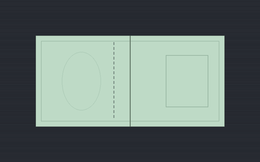
%> input picture dataset/test_images/synthetic_folded_04.png, 260 x 162 px, shrunk from 800 x 500 before the run
$ octave --eval "result = detect_note_boundary(imread('dataset/test_images/synthetic_folded_04.png'));"   (GNU Octave 9; MATLAB toolbox functions it lacks are replaced by stand-ins)
%> lines starting %> are read from the running program, lines starting %| are printed output that depends on the picture; in (x1, y1, x2, y2) boxes, pixels count from 0 and x2, y2 are one past the last pixel; in counts of white or black regions, pixels touching at a corner belong together; the program's own positions count from 1
### config.m
function cfg = config()
% CONFIG - Central configuration parameters for Currency Note Edge Inspection
%
% This function returns a structured configuration object containing all
% adjustable thresholds, morphological parameters, edge tolerance settings,
% and classification rules used throughout the image processing pipeline.
%
% Usage:
%   cfg = config();
%
% All parameters are documented with units and recommended tuning ranges.

    cfg = struct();

    %% 1. Preprocessing Parameters
    % Target width to which notes are normalized while preserving aspect ratio.
    % 800px provides an optimal balance between edge precision and computational speed on modest hardware.
    cfg.preproc.target_width = 800;

    % Gaussian smoothing filter standard deviation (pixels).
    % Suppresses high-frequency sensor noise without blurring structural edges.
    cfg.preproc.denoise_sigma = 1.2;

    % Kernel size for Gaussian filter (odd integer).
    cfg.preproc.filter_kernel_size = 5;

    % Enable adaptive contrast enhancement (imadjust / histogram stretching).
    cfg.preproc.enable_contrast_enhancement = true;

    % Saturation limits for contrast adjustment [low_in, high_in].
    cfg.preproc.contrast_stretch_limits = [0.03, 0.97];

    %% 2. Boundary and Note Detection Parameters
    % Method for segmentation: 'otsu' (global optimal) or 'adaptive'
    cfg.boundary.binarize_method = 'otsu';

    % Multiplier for Otsu threshold (values < 1.0 make segmentation more sensitive to dark notes)
    cfg.boundary.threshold_multiplier = 0.95;

    % Minimum ratio of note area to overall image area.
    % Prevents picking up small background artifacts.
    cfg.boundary.min_note_area_ratio = 0.12;

    % Maximum ratio of note area to overall image area.
    % If note exceeds 98%, image is likely uniform or cropped too tightly.
    cfg.boundary.max_note_area_ratio = 0.96;

    % Structuring element radius for morphological closing (bridges currency ink gaps)
    cfg.boundary.morph_close_radius = 5;

    % Structuring element radius for morphological opening (removes small detached noise)
    cfg.boundary.morph_open_radius = 3;

    % Minimum boundary confidence (0.0 to 1.0) required for automated processing
    cfg.boundary.min_confidence_threshold = 0.55;

    %% 3. Edge Analysis Parameters
    % Orthogonal deviation tolerance (pixels).
    % Deviations smaller than this are considered natural currency paper roughness.
    cfg.edge.defect_tolerance_px = 4.0;

    % Minimum defect depth (pixels) to qualify as an intentional tear or notch.
    cfg.edge.tear_depth_threshold_px = 7.0;

    % Minimum continuous defect span along edge (pixels) to ignore point noise.
    cfg.edge.min_defect_length_px = 10.0;

    % Sampling step (pixels) along the perimeter contour.
    cfg.edge.contour_sample_step = 2;

    %% 4. Classification Rules & Thresholds
    % Maximum edge damage percentage to qualify as 'Good'
    cfg.classify.good_max_damage_pct = 2.0;

    % Minimum edge damage percentage to classify as 'Torn'
    cfg.classify.torn_min_damage_pct = 2.0;

    % Minimum individual defect depth (px) that triggers 'Torn' classification
    cfg.classify.torn_min_defect_depth_px = 8.0;

    % Fold detection: Minimum directional gradient contrast for crease line
    cfg.classify.fold_gradient_threshold = 28.0;

    % Fold detection: Minimum span of crease across note dimension (50%)
    cfg.classify.fold_min_length_ratio = 0.48;

    % Old/Worn detection: High-frequency texture roughness threshold (std deviation of gradient)
    cfg.classify.worn_roughness_threshold = 17.5;

    % Old/Worn detection: Contrast fading index threshold (lower dynamic range across body)
    cfg.classify.worn_contrast_fade_threshold = 0.42;

    %% 5. Visualization Settings
    % Defect highlight overlay color in RGB [Red, Green, Blue] normalized (0 to 1)
    cfg.viz.defect_overlay_color = [1.0, 0.15, 0.15]; % Vivid red

    % Intact edge color in RGB normalized
    cfg.viz.intact_edge_color = [0.15, 0.85, 0.25]; % Green

    % Detected corners highlight color in RGB
    cfg.viz.corner_color = [0.0, 0.85, 1.0]; % Cyan

    % Alpha transparency for overlay (0.0 transparent, 1.0 fully opaque)
    cfg.viz.overlay_alpha = 0.45;

    % Line width for drawing boundary overlays
    cfg.viz.boundary_line_width = 3;

    %% 6. File & Directory Paths
    cfg.paths.dataset_dir = 'dataset';
    cfg.paths.results_dir = 'results';
    cfg.paths.overlays_dir = fullfile(cfg.paths.results_dir, 'overlays');
    cfg.paths.masks_dir = fullfile(cfg.paths.results_dir, 'masks');
    cfg.paths.boundaries_dir = fullfile(cfg.paths.results_dir, 'boundaries');
    cfg.paths.reports_dir = fullfile(cfg.paths.results_dir, 'reports');
    cfg.paths.summary_csv = fullfile(cfg.paths.results_dir, 'summary.csv');

end

### detect_note_boundary.m
function boundary_data = detect_note_boundary(gray_img, cfg, manual_corners)
% DETECT_NOTE_BOUNDARY - Step 3: Currency Note Boundary & Edge-Region Detection
%
% Accurately segments the banknote from the background, extracts the 2D contour,
% detects the 4 primary corners, computes the convex hull envelope, and calculates
% an objective boundary quality confidence metric. Supports manual corner overrides.
%
% Syntax:
%   boundary_data = detect_note_boundary(gray_img, cfg, manual_corners)
%
% Inputs:
%   gray_img       - Preprocessed grayscale image (uint8 or double).
%   cfg            - Configuration struct (from config.m).
%   manual_corners - (Optional) 4x2 matrix [TL; TR; BR; BL] of manual corner points.
%
% Outputs:
%   boundary_data struct with fields:
%     .contour       - Nx2 array of (x, y) coordinates of outer perimeter.
%     .corners       - 4x2 array of [Top-Left; Top-Right; Bottom-Right; Bottom-Left].
%     .mask          - 2D logical mask of the segmented note region.
%     .convex_hull   - Kx2 array of convex hull vertices.
%     .confidence    - Scalar (0.0 to 1.0) indicating boundary detection reliability.
%     .status        - 'SUCCESS', 'WARNING_LOW_CONFIDENCE', 'FAILED', or 'MANUAL_OVERRIDE'.
%     .message       - Diagnostic description of boundary extraction.
%     .aspect_ratio  - Estimated note aspect ratio (width / height).
%     .solidity      - Ratio of note area to its convex hull area.

    if nargin < 2 || isempty(cfg)
        cfg = config();
    end

    [img_h, img_w] = size(gray_img);
    total_pixels = img_h * img_w;

    boundary_data = struct();
    boundary_data.contour = zeros(0, 2);
    boundary_data.corners = zeros(4, 2);
    boundary_data.mask = false(img_h, img_w);
    boundary_data.convex_hull = zeros(0, 2);
    boundary_data.confidence = 0.0;
    boundary_data.status = 'FAILED';
    boundary_data.message = '';
    boundary_data.aspect_ratio = 1.0;
    boundary_data.solidity = 0.0;

    %% 1. Handle Manual Corner Override if provided by user
    if nargin >= 3 && ~isempty(manual_corners)
        if size(manual_corners, 1) == 4 && size(manual_corners, 2) == 2
            % Check bounds
            in_bounds = manual_corners(:, 1) >= 1 & manual_corners(:, 1) <= img_w & ...
                        manual_corners(:, 2) >= 1 & manual_corners(:, 2) <= img_h;
            if all(in_bounds)
                boundary_data = build_boundary_from_corners(manual_corners, img_h, img_w);
                boundary_data.status = 'MANUAL_OVERRIDE';
                boundary_data.confidence = 1.0;
                boundary_data.message = 'Manual boundary adjustment applied by user.';
                return;
            end
        end
    end

    %% 2. Automated Segmentation & Binarization
    try
        [thresh_val, raw_mask] = matlab_fallback_utils.otsu_threshold_safe(gray_img, cfg.boundary.threshold_multiplier);
    catch ME
        boundary_data.status = 'FAILED';
        boundary_data.message = sprintf('Otsu binarization failed: %s', ME.message);
        return;
    end

    %% 3. Morphological Filtering & Noise Suppression
    % Close gaps in currency ink
    closed_mask = matlab_fallback_utils.morphology_safe(raw_mask, 'close', cfg.boundary.morph_close_radius);

    % Strip small detached background noise
    opened_mask = matlab_fallback_utils.morphology_safe(closed_mask, 'open', cfg.boundary.morph_open_radius);

    % Hole filling
    filled_mask = fill_holes_safe(opened_mask);

    %% 4. Connected Component Extraction (Largest Region)
    [cc_stats, largest_mask] = matlab_fallback_utils.connected_components_safe(filled_mask);

    if isempty(cc_stats) || ~any(largest_mask(:))
        boundary_data.status = 'FAILED';
        boundary_data.message = 'No distinct foreground connected component detected.';
        return;
    end

    note_area = sum(largest_mask(:));
    area_ratio = note_area / total_pixels;

    % Validate area limits
    if area_ratio < cfg.boundary.min_note_area_ratio
        boundary_data.status = 'FAILED';
        boundary_data.message = sprintf('Detected foreground region too small (%.1f%% of image area, required >= %.1f%%).', ...
            area_ratio * 100, cfg.boundary.min_note_area_ratio * 100);
        return;
    end

    if area_ratio > cfg.boundary.max_note_area_ratio
        boundary_data.status = 'FAILED';
        boundary_data.message = sprintf('Detected foreground region exceeds %.1f%% of image area (likely uniform or cropped).', ...
            cfg.boundary.max_note_area_ratio * 100);
        return;
    end

    boundary_data.mask = largest_mask;

    %% 5. Perimeter Contour Tracing
    contour_pts = trace_boundary_safe(largest_mask);
    if size(contour_pts, 1) < 20
        boundary_data.status = 'FAILED';
        boundary_data.message = 'Perimeter contour too short or degenerate.';
        return;
    end
    boundary_data.contour = contour_pts;

    %% 6. Convex Hull Computation
    hull_pts = matlab_fallback_utils.convex_hull_2d_safe(contour_pts);
    boundary_data.convex_hull = hull_pts;

    %% 7. 4-Corner Estimation & Quad Alignment
    corners = matlab_fallback_utils.find_quad_corners(contour_pts, hull_pts);
    boundary_data.corners = corners;

    %% 8. Aspect Ratio & Solidity Calculation
    % Estimate dimensions from corners
    % Top edge length (TL -> TR)
    w_top = norm(corners(2, :) - corners(1, :));
    % Bottom edge length (BL -> BR)
    w_bottom = norm(corners(3, :) - corners(4, :));
    % Left edge length (TL -> BL)
    h_left = norm(corners(4, :) - corners(1, :));
    % Right edge length (TR -> BR)
    h_right = norm(corners(3, :) - corners(2, :));

    avg_w = (w_top + w_bottom) / 2.0;
    avg_h = (h_left + h_right) / 2.0;

    if avg_h > 0
        boundary_data.aspect_ratio = avg_w / avg_h;
    else
        boundary_data.aspect_ratio = 1.0;
    end

    % Solidity = Area / Hull Area
    hull_area = polygon_area_safe(hull_pts);
    if hull_area > 0
        boundary_data.solidity = min(1.0, note_area / hull_area);
    else
        boundary_data.solidity = 0.5;
    end

    %% 9. Boundary Quality Confidence Score (0.0 to 1.0)
    % A principled confidence metric combining:
    % (a) Solidity consistency (expected > 0.85 for currency notes)
    % (b) Aspect ratio plausibility (typical banknotes are 1.5 - 2.4)
    % (c) Image border margin (notes not colliding with camera borders)
    % (d) Edge gradient sharpness along contour

    % Factor 1: Solidity score (0 to 1)
    % High solidity (> 0.90) => high score; tears reduce solidity slightly to ~0.85
    solidity_score = min(max((boundary_data.solidity - 0.50) / 0.45, 0.0), 1.0);

    % Factor 2: Aspect ratio score
    % Ideal aspect ratio is around 1.6 to 2.2
    if boundary_data.aspect_ratio >= 1.2 && boundary_data.aspect_ratio <= 3.0
        ar_score = 1.0 - abs(boundary_data.aspect_ratio - 1.9) / 2.0;
        ar_score = min(max(ar_score, 0.4), 1.0);
    else
        ar_score = 0.2;
    end

    % Factor 3: Border clearance (checks if note touches outer frame)
    margin_px = 6;
    touches_border = any(contour_pts(:, 1) <= margin_px) || ...
                     any(contour_pts(:, 1) >= (img_w - margin_px)) || ...
                     any(contour_pts(:, 2) <= margin_px) || ...
                     any(contour_pts(:, 2) >= (img_h - margin_px));
    if touches_border
        border_score = 0.65;
    else
        border_score = 1.0;
    end

    % Composite confidence
    conf = 0.50 * solidity_score + 0.30 * ar_score + 0.20 * border_score;
    boundary_data.confidence = round(conf, 3);

    if boundary_data.confidence >= cfg.boundary.min_confidence_threshold
        boundary_data.status = 'SUCCESS';
        boundary_data.message = sprintf('Boundary verified (Confidence: %.1f%%, Solidity: %.2f, Aspect: %.2f).', ...
            boundary_data.confidence * 100, boundary_data.solidity, boundary_data.aspect_ratio);
    else
        boundary_data.status = 'WARNING_LOW_CONFIDENCE';
        boundary_data.message = sprintf('Low boundary confidence (%.1f%%). Manual inspection recommended.', ...
            boundary_data.confidence * 100);
    end
end

%% Helper: Hole filling in binary mask
function filled = fill_holes_safe(bin_mask)
    if exist('imfill', 'file') == 2 || exist('imfill', 'builtin') == 5
        try
            filled = imfill(bin_mask, 'holes');
            return;
        catch
        end
    end

    % Flood fill inverted mask from borders to find exterior background
    [h, w] = size(bin_mask);
    exterior = false(h, w);
    inv_mask = ~bin_mask;

    % Seed border pixels
    border_pixels = false(h, w);
    border_pixels(1, :) = true; border_pixels(h, :) = true;
    border_pixels(:, 1) = true; border_pixels(:, w) = true;

    seeds = border_pixels & inv_mask;
    queue = find(seeds);
    exterior(queue) = true;

    head = 1;
    dx = [0, 0, -1, 1];
    dy = [-1, 1, 0, 0];

    while head <= length(queue)
        curr = queue(head);
        head = head + 1;
        [cy, cx] = ind2sub([h, w], curr);

        for k = 1:4
            ny = cy + dy(k);
            nx = cx + dx(k);
            if ny >= 1 && ny <= h && nx >= 1 && nx <= w
                if inv_mask(ny, nx) && ~exterior(ny, nx)
                    exterior(ny, nx) = true;
                    queue(end+1) = sub2ind([h, w], ny, nx);
                end
            end
        end
    end

    % Holes are non-exterior pixels in inverted mask
    filled = ~exterior;
end

%% Helper: 8-Connected Outer Boundary Tracer (Moore Neighbor Tracing)
function contour = trace_boundary_safe(bin_mask)
    if exist('bwboundaries', 'file') == 2 || exist('bwboundaries', 'builtin') == 5
        try
            b = bwboundaries(bin_mask, 'noholes');
            if ~isempty(b)
                % bwboundaries returns [row, col] -> convert to [x, y]
                contour = [b{1}(:, 2), b{1}(:, 1)];
                return;
            end
        catch
        end
    end

    % Standalone Moore-Neighbor tracing
    [h, w] = size(bin_mask);
    % Find topmost-leftmost pixel
    start_found = false;
    start_y = 1; start_x = 1;
    for y = 1:h
        for x = 1:w
            if bin_mask(y, x)
                start_y = y;
                start_x = x;
                start_found = true;
                break;
            end
        end
        if start_found, break; end
    end

    if ~start_found
        contour = zeros(0, 2);
        return;
    end

    % Directions for 8-neighborhood (clockwise): [dx, dy]
    nbrs = [
        0, -1;   % N
        1, -1;   % NE
        1,  0;   % E
        1,  1;   % SE
        0,  1;   % S
       -1,  1;   % SW
       -1,  0;   % W
       -1, -1    % NW
    ];

    curr_x = start_x;
    curr_y = start_y;
    back_dir = 7; % Entered from West

    max_steps = 2 * (h + w) * 4;
    contour_coords = zeros(max_steps, 2);
    n_pts = 0;

    for step = 1:max_steps
        n_pts = n_pts + 1;
        contour_coords(n_pts, :) = [curr_x, curr_y];

        % Scan 8 neighbors starting from back_dir + 1
        found_next = false;
        search_start = mod(back_dir, 8) + 1;

        for offset = 0:7
            check_idx = mod(search_start + offset - 1, 8) + 1;
            nx = curr_x + nbrs(check_idx, 1);
            ny = curr_y + nbrs(check_idx, 2);

            if nx >= 1 && nx <= w && ny >= 1 && ny <= h
                if bin_mask(ny, nx)
                    curr_x = nx;
                    curr_y = ny;
                    % Back direction points to previous pixel
                    back_dir = mod(check_idx + 4 - 1, 8) + 1;
                    found_next = true;
                    break;
                end
            end
        end

        if ~found_next || (curr_x == start_x && curr_y == start_y && n_pts > 4)
            break;
        end
    end

    contour = contour_coords(1:n_pts, :);
end

%% Helper: Compute 2D Polygon Area using Green's Theorem (Shoelace formula)
function a = polygon_area_safe(pts)
    if size(pts, 1) < 3
        a = 0;
        return;
    end
    x = pts(:, 1);
    y = pts(:, 2);
    a = 0.5 * abs(sum(x .* [y(2:end); y(1)]) - sum(y .* [x(2:end); x(1)]));
end

%% Helper: Rebuild boundary struct from manual corners
% [27 lines left out: function build_boundary_from_corners, not called in this run]

%% Helper: Pure MATLAB inpolygon test
% [21 lines left out: function inpolygon_safe, not called in this run]
%> in detect_note_boundary, `[thresh_val, raw_mask] = matlab_fallback_utils.otsu_threshold_safe(gra..`:
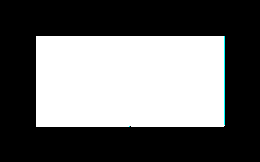
%> raw_mask: size 162x260x3 logical; mean R, G, B 0.406, 0.408, 0.408
%> in detect_note_boundary, `[thresh_val, raw_mask] = matlab_fallback_utils.otsu_threshold_safe(gra..`: thresh_val = 0.451
%> in detect_note_boundary, `closed_mask = matlab_fallback_utils.morphology_safe(raw_mask, 'close',..`:
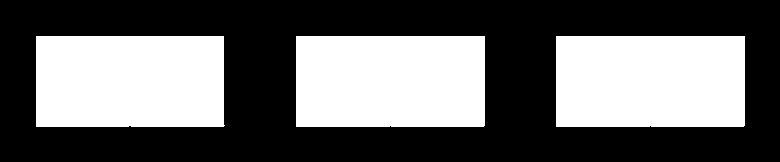
%> closed_mask: size 162x780 logical; 40.8% white; 3 white regions, box (x1, y1, x2, y2) and area: (296, 36, 485, 127) 17197, (556, 36, 745, 127) 17197, (36, 36, 225, 127) 17107
%> in detect_note_boundary, `opened_mask = matlab_fallback_utils.morphology_safe(closed_mask, 'open..`: opened_mask: size 162x780 logical; 40.7% white; 3 white regions, box (x1, y1, x2, y2) and area: (296, 36, 485, 127) 17178, (556, 36, 745, 127) 17178, (36, 36, 224, 127) 17086
%> in detect_note_boundary, `[cc_stats, largest_mask] = matlab_fallback_utils.connected_components_..`:
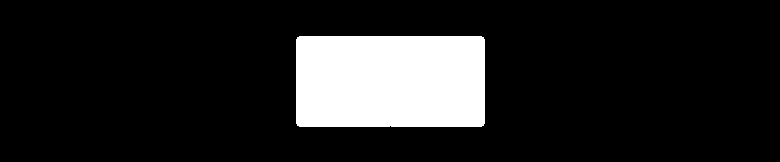
%> largest_mask: size 162x780 logical; 13.6% white; 1 white region
%> in detect_note_boundary, `[cc_stats, largest_mask] = matlab_fallback_utils.connected_components_..`: cc_stats = 3 regions; box (x1, y1, x2, y2), Area and Centroid: (296, 36, 485, 127) 17178 [391 82], (556, 36, 745, 127) 17178 [651 82], (36, 36, 224, 127) 17086 [130.5 82]
%> in detect_note_boundary, `note_area = sum(largest_mask(:));`: note_area = 17178
%> in detect_note_boundary, `area_ratio = note_area / total_pixels;`: area_ratio = 0.136
%> in trace_boundary_safe, `b = bwboundaries(bin_mask, 'noholes');`: b = 1 boundary; box (x1, y1, x2, y2) and points: (296, 36, 485, 127) 549
%> in trace_boundary_safe, `contour = [b{1}(:, 2), b{1}(:, 1)];`: contour = 549 rows, first 12: [297 40; 298 39; 298 38; 299 38; 300 37; 301 37; 302 37; 303 37; 304 37; 305 37; 306 37; 307 37]
%> in detect_note_boundary, `contour_pts = trace_boundary_safe(largest_mask);`: contour_pts has the same summary as contour in trace_boundary_safe
%> in detect_note_boundary, `boundary_data.contour = contour_pts;`: boundary_data.contour has the same summary as contour in trace_boundary_safe
%> in detect_note_boundary, `hull_pts = matlab_fallback_utils.convex_hull_2d_safe(contour_pts);`: hull_pts = [297 40; 298 38; 300 37; 482 37; 484 38; 485 40; 485 124; 484 126; 482 127; 300 127; 298 126; 297 124]
%> in detect_note_boundary, `boundary_data.convex_hull = hull_pts;`: boundary_data.convex_hull has the same summary as hull_pts
%> in detect_note_boundary, `corners = matlab_fallback_utils.find_quad_corners(contour_pts, hull_pt..`: corners = [298 38; 484 38; 484 126; 298 126]
%> in detect_note_boundary, `w_top = norm(corners(2, :) - corners(1, :));`: w_top = 186
%> in detect_note_boundary, `h_left = norm(corners(4, :) - corners(1, :));`: h_left = 88
%> in detect_note_boundary, `avg_w = (w_top + w_bottom) / 2.0;`: avg_w = 186
%> in detect_note_boundary, `avg_h = (h_left + h_right) / 2.0;`: avg_h = 88
%> in detect_note_boundary, `boundary_data.aspect_ratio = avg_w / avg_h;`: boundary_data.aspect_ratio = 2.11
%> in polygon_area_safe, `x = pts(:, 1);`: x = [297; 298; 300; 482; 484; 485; 485; 484; 482; 300; 298; 297]
%> in polygon_area_safe, `y = pts(:, 2);`: y = [40; 38; 37; 37; 38; 40; 124; 126; 127; 127; 126; 124]
%> in polygon_area_safe, `a = 0.5 * abs(sum(x .* [y(2:end); y(1)]) - sum(y .* [x(2:end); x(1)]));`: a = 16908
%> in detect_note_boundary, `boundary_data.solidity = min(1.0, note_area / hull_area);`: boundary_data.solidity = 1
%> in detect_note_boundary, `ar_score = 1.0 - abs(boundary_data.aspect_ratio - 1.9) / 2.0;`: ar_score = 0.893
%> in detect_note_boundary, `touches_border = any(contour_pts(:, 1) <= margin_px) || any(contour_pt..`: touches_border = false
%> in detect_note_boundary, `conf = 0.50 * solidity_score + 0.30 * ar_score + 0.20 * border_score;`: conf = 0.968
%> `result = detect_note_boundary(imread('dataset/test_images/synthetic_fo..`: result = {corners [298 38 484 38 484 126 298 126], confidence 0.968, aspect_ratio 2.11, solidity 1}
